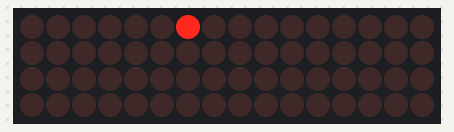
Bench run of a sketch on a simulated Arduino Uno, built with avr-gcc and run on an emulated ATmega328P. Shown: 16×4 LED matrix. Wiring (inferred from the names in the program): LED cube drawn one layer per row (orientation assumed): layers pin 2, pin 3, pin 4, pin 5; columns pin 6, pin 7, pin 8, pin 9, pin 10, pin 11, pin 12, pin 13, A0, A1, A2, A3, A4, A5, pin 0, pin 1.

Above: at 0.39 s.
At 5.19 s:
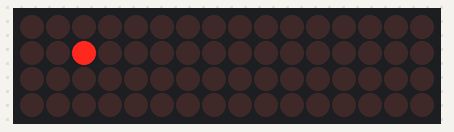
At 10.09 s:
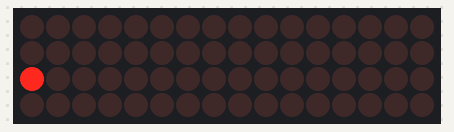
At 19.79 s:
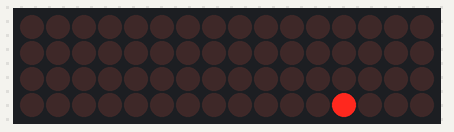
At 29.89 s:
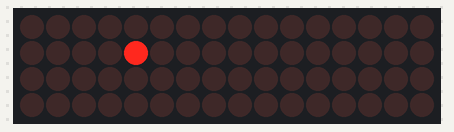
At 39.95 s:
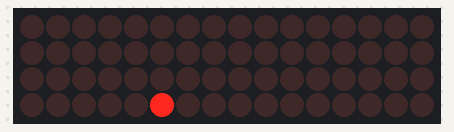

The sketch:

LED_Cube_Wave_Animation.ino
```cpp
// 4×4×4 LED Cube – Wave Animation Only (Common‑Cathode w/ NPN Low‑Side)

// == Pin Definitions ==
const int columnPins[16] = {
  6,  7,  8,  9,
  10, 11, 12, 13,
  A0, A1, A2, A3,
  A4, A5, 0,  1
};
const int layerPins[4] = { 2, 3, 4, 5 };  // NPN transistor bases

// == Timing ==
const int STEP_DELAY = 50;   // ms each LED stays lit
const int LAYER_DELAY = 100; // ms between layers
const int CYCLE_DELAY = 500; // ms between full cycles

void setup() {
  // All columns OFF (anodes LOW)
  for (int c = 0; c < 16; c++) {
    pinMode(columnPins[c], OUTPUT);
    digitalWrite(columnPins[c], LOW);
  }
  // All layers OFF (transistors off = LOW)
  for (int l = 0; l < 4; l++) {
    pinMode(layerPins[l], OUTPUT);
    digitalWrite(layerPins[l], LOW);
  }
}

void loop() {
  waveAnimation();
  delay(CYCLE_DELAY);
}

// 🌊 Wave Animation (Common‑Cathode w/ NPN Low‑Side)
// Lights each column in turn on each layer, creating a “wave” up the cube.
void waveAnimation() {
  for (int l = 0; l < 4; l++) {
    // 1) Clear all columns and layers
    for (int c = 0; c < 16; c++)      digitalWrite(columnPins[c], LOW);
    for (int ll = 0; ll < 4; ll++)    digitalWrite(layerPins[ll], LOW);

    // 2) Activate only layer l
    digitalWrite(layerPins[l], HIGH);

    // 3) Sweep through all 16 columns
    for (int c = 0; c < 16; c++) {
      digitalWrite(columnPins[c], HIGH);
      delay(STEP_DELAY);
      digitalWrite(columnPins[c], LOW);
    }

    // 4) Turn this layer off
    digitalWrite(layerPins[l], LOW);

    // 5) Small gap before next layer
    delay(LAYER_DELAY);
  }
}
```
